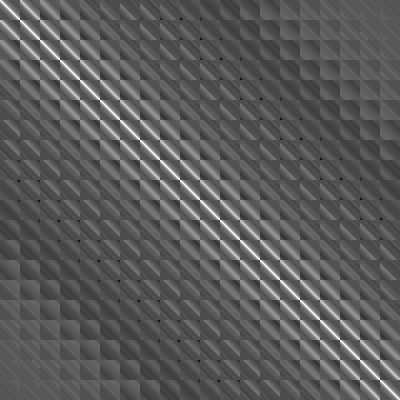
%> input picture publication/patch_redundancy/patch_sim/fullADSN_offset_mat.png, 400 x 400 px, given in place of img_01.png, which was not available
$ octave detection_script.m   (GNU Octave 9; MATLAB toolbox functions it lacks are replaced by stand-ins)
%> lines starting %> are read from the running program, lines starting %| are printed output that depends on the picture; in (x1, y1, x2, y2) boxes, pixels count from 0 and x2, y2 are one past the last pixel; in counts of white or black regions, pixels touching at a corner belong together; the program's own positions count from 1; pictures that were not available may be replaced by others from this repository, and a replacement may not be noted
### publication/patch_redundancy/patch_sim/sim_function.m
function [sim] = sim_function(I,param)
% function [sim] = sim_function(I,param)
% This function computes the similarity function in a fixed
% matching setting for one image. In the case of internal
% matching the output is a matrix the size of the original
% image and the (x,y) entry contain the similarity function
% evaluated between the upper-left patch and the patch with
% upper-left coordinate at (x,y). In the template matching
% case the the output evaluated at (x,y) contains the value
% of the similarity function for patch in I with upper-left
% coordinate (x,y) and the template.
% Input arguments:
%       -I: a 2D matrix corresponding to a grey image;
%       -param: a structure containing the different
%       parameters:
% 	-param.func_psim: a string corresponding to
% 	      the similarity function chosen. It must
% 	      obviously corresponds to the similarity
% 	      function which was used to build simmap.
% 	      Options are 'L2', 'L1', 'Linfinite', 'ps' and
% 	      'cos'.
% 	      -param.matching_psim: a string correspond to
% 	      the matching chosen. It must obviously
% 	      corresponds to the matching which was used to
% 	      build simmap. Options are 'internal' and
% 	      'template'.
% 	      -param.template: a 2D matrix. The template
% 	      used to compute simmap in case of a template
% 	      matching.
%             -param.psize: an integer, the size of the
%             patch.
% Output arguments:
%        -sim: a 2D matrix of the same size of I containing
%        the different values of the similarity function.
% Remark: this function is used to produce simmap in
% a_contrario_cdf and is also in the perceptual study,
% perceptual_script. IT SHOULD NOT BE USED in an
% empirical study to show the validity of the hypotheses.
% empirical_psim computes for one offset but different
% similarity functions and different matching settings the
% same quantity. It is used in empirical_comp and
% empirical_script.
matching_psim = param.matching_psim;
func_psim = param.func_psim;
mask = zeros(size(I));
L = size(I,1);
switch matching_psim
  case 'internal'
  p = param.psize;
  mask(1:p,1:p) = 1;
    switch func_psim
      case {'L2','L2asymp'}
        sim = sum(sum(I.^2.*mask));
        sim = sim + ifft2(conj(fft2(mask)) .* fft2(I.^2));
        sim = sim - 2*ifft2(conj(fft2(mask.*I)) .* fft2(I));
        %sim = sqrt(sim);
      case 'cos'
        sim = ifft2(conj(fft2(mask.*I)) .* fft2(I));
        sim = sim ./ sqrt(ifft2(fft2(I.^2).*conj(fft2(mask))) .* sum(sum(I.^2.* ...
                                                          mask)));
        %    sim = -sim;
      case 'ps'
        sim = ifft2(conj(fft2(mask.*I)) .* fft2(I));
        %sim=-sim;
      case 'Linfinite'
        patch = patch_extract(I,1,1,p);
        for t = 1:length(I(:))
            [tx,ty] = ind2sub(size(I), t);
            patcht = patch_extract(I,tx,ty,p);
            sim(tx,ty) = max(abs(patcht(:) - patch(:)));
        end
      case 'L1'
        patch = patch_extract(I,1,1,p);
        for t = 1:length(I(:))
            [tx,ty] = ind2sub(size(I), t);
            patcht = patch_extract(I,tx,ty,p);
            sim(tx,ty) = sum(abs(patcht(:) - patch(:)));
        end
    end
  case 'template'
    X0 = param.template;
    p = size(X0,1);
    mask(1:p,1:p) = 1;
    maskX0 = zeros(L);
    maskX0(1:p,1:p) = X0;
    switch func_psim
      case 'L2'
        sim = sum(sum(X0.^2));
        sim = sim + ifft2(conj(fft2(mask)) .* fft2(I.^2));
        sim = sim - 2*ifft2(conj(fft2(maskX0)) .* fft2(I));
        sim = sqrt(real(sim));
      case 'cos'
        sim = ifft2(conj(fft2(maskX0)) .* fft2(I));
        sim = sim ./ sqrt(ifft2(fft2(I.^2).*conj(fft2(mask))) .* sum(sum(X0.^2.* ...
                                                          mask)));
      case 'ps'
        sim = ifft2(conj(fft2(maskX0)) .* fft2(I));
      case 'Linfinite'
        patch = X0;
        for t = 1:length(I(:))
            [tx,ty] = ind2sub(size(I), t);
            patcht = patch_extract(I,tx,ty,p);
            sim(tx,ty) = max(abs(patcht(:) - patch(:)));
        end
      case 'L1'
        patch = X0;
        for t = 1:length(I(:))
            [tx,ty] = ind2sub(size(I), t);
            patcht = patch_extract(I,tx,ty,p);
            sim(tx,ty) = sum(abs(patcht(:) - patch(:)));
        end
    end
end
sim = real(sim);

### publication/patch_redundancy/patch_sim/a_contrario_cdf.m
function [cdfmap,thresmap] = a_contrario_cdf(simmap,param)
% function [cdfmap,thresmap] = a_contrario_cdf(simmap,param)
% This function computes the a contrario detection given a
% similarity map.
% Input arguments:
%       -simmap: a 2D similarity map. Usually it will be the
%       output ofthe sim_function.
%       -param: a structure which fields are the following:
%             -param.func_psim: a string corresponding to
% 	      the similarity function chosen. It must
% 	      obviously corresponds to the similarity
% 	      function which was used to build simmap.
% 	      Options are 'L2', 'L1', 'Linfinite', 'ps' and
% 	      'cos'.
% 	      -param.matching_psim: a string correspond to
% 	      the matching chosen. It must obviously
% 	      corresponds to the matching which was used to
% 	      build simmap. Options are 'internal' and
% 	      'template'.
%             -param.spot: a matrix the same size as simmap.
% 	      It contains the spot which is used to build
% 	      the underlying model in the a contrario
% 	      method.
% 	      -param.spotsize: an integer corresponding to
% 	      the size of the support of the spot.
% 	      -param.min: if 'y' is chosen then the a
% 	      contrario method is computed on the local
% 	      minima. If 'n' is chosen then it is computed
% 	      on the whole image.
% 	      -param.thres: a real number, the threshold
% 	      used in the a contrario method. It is the
% 	      same as param_detect.thres in
% 	      a_contrario_detection.
% 	      -param.template: a 2D matrix. The template
% 	      used to compute simmap in case of a template
% 	      matching.
%             -param.psize: an integer, the size of the
%             patch.
% Output arguments:
%        -cdfmap: the c.d.f P(event happens in a contrario
%        model).
%        -thresmap: the thresholded cdfmap (up to
%        param.thres). It is binary matrix. One corresponds
%        to "the offset is detected".
% See also: sim_function, minmap, a_contrario_detection,
% empirical_comp.
%
% Valentin De Bortoli (01/11/2017)
func_psim = param.func_psim;
matching_psim = param.matching_psim;
h = param.spot;
spotsize = param.spotsize;

%similarity map

switch func_psim
  case {'ps','cos'}
    simmap = -simmap;
end

%use local minima or not

if strcmp(param.min ,'y')
    input = minmap(simmap);
else
    input = simmap;
end

implementation_bool = strcmp(func_psim,'Linfinite') | strcmp(func_psim,'L1') | ...
    (strcmp(matching_psim, 'template') & strcmp(func_psim, 'L2'));

if implementation_bool == true %check if method is implemented
    error('no implementation (yet!)')
elseif strcmp(matching_psim, 'internal') & strcmp(func_psim, 'L2')
    %use a_contrario_detection.m
    param_detect.input = 'map';
    param_detect.spot = h;
    param_detect.fixed = 'position';
    param_detect.px = 1;
    param_detect.py = 1;
    param_detect.Lp = param.psize;
    param_detect.thres = param.thres;
    param_detect.spot_option = 'ADSN';
    param_detect.eig_option = 'approx_frob';
    param_detect.inv_option = 'direct';
    param_detect.cdf_option = 'woodf';
    param_detect.fill_method = 'offset_patch';
    [thresmap, eig_m, cdfmap] = a_contrario_detection(input,param_detect);
    %version présente dans patch_sim
else
    h = param.spot;
    L = size(h,1);
    auto_h = real(ifft2(abs(fft2(h)).^2))/L^2;
    snorm_auto_h = sum(sum(auto_h.^2));
    switch matching_psim
      case 'internal'
        auto_hZ = zeros(size(auto_h)); %autocorrelation in Z
        auto_hZ(1:L-spotsize,1:L-spotsize) = auto_h(1:L-spotsize,1:L-spotsize);
        snorm_auto_hZ = sum(sum(auto_hZ.^2));
        p = param.psize;
        mask = zeros(L);
        mask(1:p,1:p) = 1;
        auto_mask_nor = real(ifft2(abs(fft2(mask)).^2)/(p^2));
        m = auto_h * p^2;
        %        var = 2*(snorm_auto_hZ) - auto_hZ.^2 - auto_hZ(1,1)^2;
        var = sum(sum(auto_mask_nor.*auto_h.^2));
        var = var*p^2;
        %var = var*p^2; %not true variance complicated term...
        if strcmp(func_psim,'cos') %cosine is obtained thanks to ps
            factor = p^2*auto_h(1,1);
            m = m/factor;
            var = var/(factor^2);
        elseif strcmp(func_psim, 'L2asymp')
            m = 2*p^2*(auto_h(1,1) - auto_h);
            var =  4*sum(sum(auto_mask_nor.*(auto_h.^2)))+2* ...
                   real(ifft2(fft2(auto_mask_nor).*fft2(auto_h.^2)))-8* ...
                   real(ifft2(fft2(auto_h.*auto_mask_nor).*fft2(auto_h)));%terme
                                                                          %à
                                                                          %rajouter
                                                                          %2*A(A(h))(2t)
            var = 2*var;
            var = var*p^2;
        end
      case 'template'
        X0 = param.template;
        p = size(X0,1);
        maskX0 = zeros(size(h));
        maskX0(1:p,1:p) = X0;
        var = sum(sum(maskX0 .* real(ifft2(fft2(maskX0).* ...
                                           fft2(auto_h)))));
        if strcmp(func_psim,'cos')
            var = var/auto_h(1,1);
        end
        m=0;
    end
    % compute cdf
    cdfmap = normcdf(input,m,sqrt(var));
    thresmap = (cdfmap<param.thres).*1;
end

### publication/patch_redundancy/patch_sim/minmap.m
function [outminmap] = minmap(simmap)
% function [outminmap] = minmap(simmap)
% This function computes the local minima of a function. In
% this context it used to find the local minima of a
% similarity map (simmap). A local minimum in a discrete
% setting is an ambiguous notion and here a 3x3 neighborhood
% is considered. In the ouput all values are put to Inf except
% the local minima which are left to their original values.
% Input arguments:
%       -simmap: a 2D matrix.
% Output arguments:
%        -outminmap: a 2D matrix of the same size of simmap.
%        It contains Inf values everywhere except at the local
%        minima where it has simmap values;
% See also: patch_extract
%
% Valentin De Bortoli (01/11/2017)
outminmap = Inf(size(simmap));
for t = 1:length(simmap(:))
    [x,y] = ind2sub(size(simmap),t);
    neighborhood = patch_extract(simmap,x,y,3,'center');
    if neighborhood(2,2)<=min(neighborhood(:))
        outminmap(x,y) = simmap(x,y);
    end
end

### publication/patch_redundancy/patch_sim/patch_extract.m
function [patch] = patch_extract(I, px, py, Lp, position)
%[patch] = patch_extract(I, px, py, Lp, position)
%
%This function extracts a square patch from an image.
%
%Inputs:
%   -I: original image of size Lx x Ly.
%   -px: x-position (up-right) of the patch in I.
%   -py: y-position (up-right) of the patch in I.
%   -Lp: patch size.
%   -position: a string (optional). Default is 'UL'
%    for upper left. Other option is 'center'. In
%    this case Lp must be odd.
%
%Output:
%   -patch: an image of size Lp x Lp.
if nargin<5
    position = 'UL';
end
[Lx, Ly] = size(I);
pxm = px-1;
pym = py-1;
switch position
  case 'UL'
    patch = I(mod(pxm : pxm+Lp-1, Lx)+1, mod(pym : pym+Lp-1, Ly)+1);
  case 'center'
    Lpm = (Lp-1)/2;
    patch = I(mod(pxm-Lpm : pxm+Lpm, Lx)+1, mod(pym-Lpm : pym+Lpm, Ly)+1);
end

### publication/patch_redundancy/patch_sim/detection_script.m
%%%%%%%%%%%%%%%%%%%%%%%%%%%%%%%%%%%%%%%%%%%%%%%%%%%%%%%%%%%%%%%%%%%%%%%%%%%%%%%%
%%%%%%%%%% %% %% %  %                                      %  % %% %% %%%%%%%%%%
%%%%% %% %  %                 SIMILARITY DETECTION                 %  % %% %%%%%
%%%%%%%%%% %% %% %  %                                      %  % %% %% %%%%%%%%%%
%%%%%%%%%%%%%%%%%%%%%%%%%%%%%%%%%%%%%%%%%%%%%%%%%%%%%%%%%%%%%%%%%%%%%%%%%%%%%%%%

imtest = double(rgb2gray(imread(['~/img/simoncelli/simoncelli_original/' ...
                    'img_01.png'])));
%> imtest: size 400x400 double; min 0, max 255, mean 90.9; mean of the top-left, top-right, bottom-left and bottom-right quarters 98.3, 83.5, 83.5, 98.3
imtest = imtest - mean(imtest(:));
L = size(imtest,1);
%> L = 400
p = 20;
t = [10,20];
h = zeros(L);
spotsize = L/16;
%> spotsize = 25
spot = imtest(1:spotsize,1:spotsize);
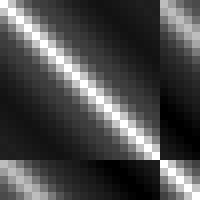
%> spot: size 25x25 double (shown 8 times larger); min -25.92, max 164.1, mean 29.3; drawn with min black and max white
facnorm = sqrt(sum(imtest(:).^2)/sum(spot(:).^2));
%> facnorm = 6.98
spot = facnorm * spot; %normalizing the spot = same variance as the whole image
%spot = ones(1);
%figure; imshow(spot,[])
h(1:spotsize,1:spotsize) = spot;
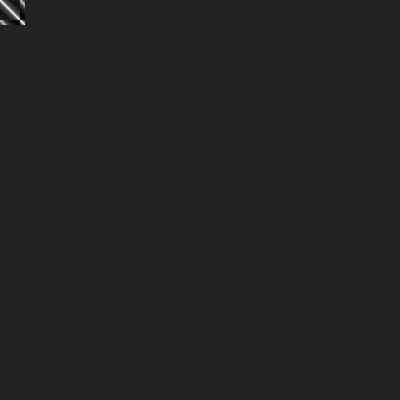
%> h: size 400x400 double; min -181, max 1145.3, mean 0.8; drawn with min black and max white
%h = h-mean(h(:));

template = imtest(1:p,1:p);
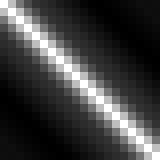
%> template: size 20x20 double (shown 8 times larger); min -11.92, max 164.1, mean 31.7; drawn with min black and max white
%template = template/sqrt(sum(sum(template.^2)));
%func_psim = 'L2asymp';
% func_psim = 'ps';
func_psim = 'L2asymp';
% func_psim = 'Linfinite';
% func_psim = 'L1';
matching_psim = 'internal';
%matching_psim = 'template';

%param.name = name;
param.save = 'on';
param.visible = 'on';
%param.data = Xdata;
param.func_psim = func_psim;
param.matching_psim = matching_psim;
param.template = template;
param.psize = p;
param.poffset = t;
param.spot = h;
param.spotsize = spotsize;
%> param.spotsize = 25
param.min = 'y';
param.thres = 1/L^2;
%> param.thres = 6.25e-06

simmap = sim_function(imtest,param);
%> in sim_function, `matching_psim = param.matching_psim;`: matching_psim = 'internal'
%> in sim_function, `func_psim = param.func_psim;`: func_psim = 'L2asymp'
%> in sim_function, `p = param.psize;`: p = 20
%> in sim_function, `mask(1:p,1:p) = 1;`:
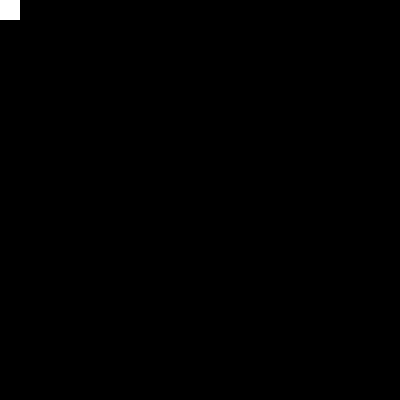
%> mask: size 400x400 double; values 0 (black) and 1 (white), 0.25% white; 1 white region, box (x1, y1, x2, y2) and area: (0, 0, 20, 20) 400
%> in sim_function, `sim = sum(sum(I.^2.*mask));`: sim = 1361561
%> in sim_function, `sim = sim - 2*ifft2(conj(fft2(mask.*I)) .* fft2(I));`:
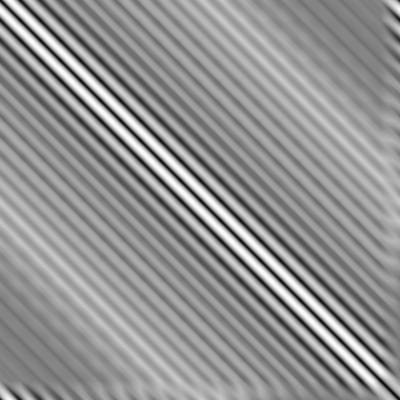
%> sim: size 400x400 double; min -4.66e-10, max 2788627, mean 1612629.6; drawn with min black and max white
[cdfmap,thresmap] = a_contrario_cdf(simmap,param);
%> in a_contrario_cdf, `spotsize = param.spotsize;`: spotsize = 25
%> the loop in minmap, `for t = 1:length(simmap(:))` made 160000 passes
%> neighborhood on pass 1: [52060 262745 785785; 262745 0 300669; 785785 300669 96208]
%> in a_contrario_cdf, `implementation_bool = strcmp(func_psim,'Linfinite') | strcmp(func_psim..`: implementation_bool = false
%> in a_contrario_cdf, `snorm_auto_h = sum(sum(auto_h.^2));`: snorm_auto_h = 21785720.5
%> in a_contrario_cdf, `snorm_auto_hZ = sum(sum(auto_hZ.^2));`: snorm_auto_hZ = 8952952.3
%> in a_contrario_cdf, `var = sum(sum(auto_mask_nor.*auto_h.^2));`: var = 11113185.7
%> in a_contrario_cdf, `var = var*p^2;`: var = 4.45e+09
%> in a_contrario_cdf, `m = 2*p^2*(auto_h(1,1) - auto_h);`:
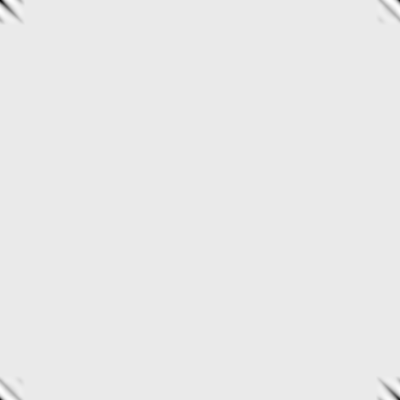
%> m: size 400x400 double; min 0, max 545115.8, mean 501627.5; drawn with min black and max white
%> in a_contrario_cdf, `var =  4*sum(sum(auto_mask_nor.*(auto_h.^2)))+2* real(ifft2(fft2(auto_..`:
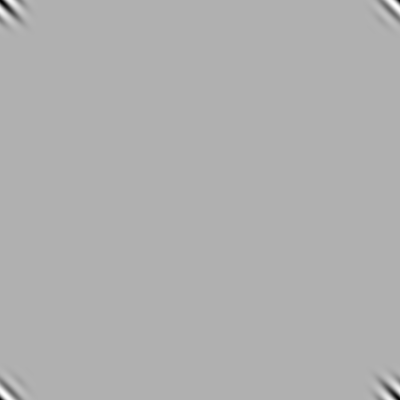
%> var: size 400x400 double; min -22226371.3, max 74035728.5, mean 44380232.5; drawn with min black and max white
%> the run ends on the next line
